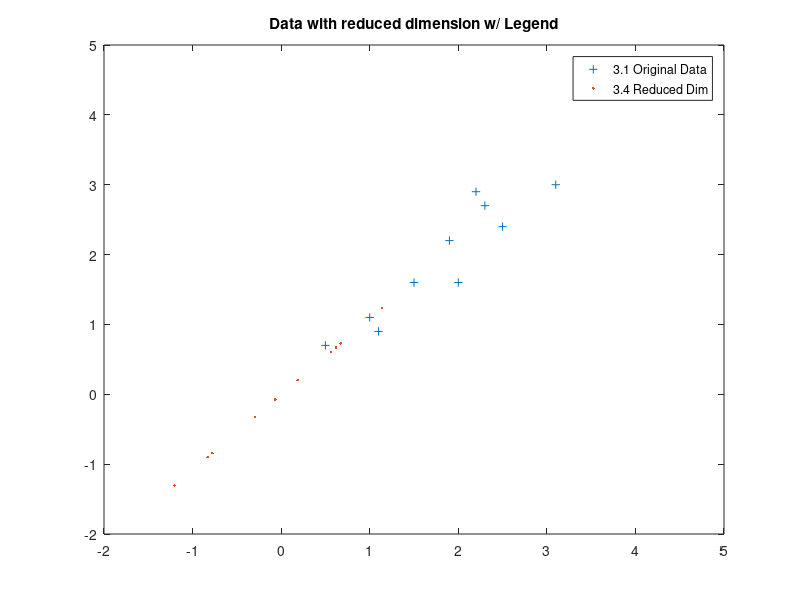

Write the MATLAB code that produced this figure.
OrigData = load('Orig_Data.dat');

%Part 1 for Figure 3.1 of Lab02%

orig_x = OrigData(:,1);
orig_y = OrigData(:,2);

origXmean = mean(orig_x);
origYmean = mean(orig_y);

adjDataX = orig_x - origXmean;
adjDataY = orig_y - origYmean;

plot(orig_x, orig_y, '+');
title('Original data');
axis([-1 4 -1 4]);

%Part 2 for Figure 3.2 of Lab02%
cov_mtax = cov(adjDataX, adjDataY);
[eigenvectors, eigenvalues] = eig(cov_mtax);

plot(adjDataX, adjDataY, '+');
title('Normalized data with primary components');
hold on;
plot(eigenvalues(:), eigenvalues(:));
plot(-eigenvalues(:), -eigenvalues(:));
plot(eigenvalues(:), -eigenvalues(:));
plot(-eigenvalues(:), eigenvalues(:));
axis([-2 2 -2 2]);
hold off;

%Part 3 for Figure 3.3 of Lab02%
daXY = [adjDataX,adjDataY];
FinalData = daXY * eigenvectors;

FinalData = fliplr(FinalData);
FinalData(:,1) = -FinalData(:,1);

plot(FinalData(:,1), FinalData(:,2), '+');
title('Data in new space');
axis([-2 2 -2 2]);

%Part 4 for Figure 3.4 of Lab02%
FinalVector = eigenvectors(:,2);
fVTrans = transpose(FinalVector);
daA = transpose(daXY);

Final_data_2 = fVTrans * daA;
rowDATAdj = FinalVector * Final_data_2;

rDAdjX = rowDATAdj(1,:);
rDAdjY = rowDATAdj(2,:);

plot(orig_x, orig_y, '+');
hold on;

plot(rDAdjX, rDAdjY, '.');
hold off;

title('Data with reduced dimension');
title('Data with reduced dimension w/ Legend');
legend('3.1 Original Data', '3.4 Reduced Dim');
axis([-2 5 -2 5]);


